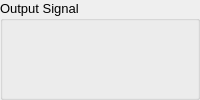
       <widget class="QGroupBox" name="grpbx_output">
        <property name="font">
         <font>
          <pointsize>10</pointsize>
         </font>
        </property>
        <property name="title">
         <string>Output Signal</string>
        </property>
        <layout class="QGridLayout" name="gridLayout_15">
         <item row="1" column="0">
          <widget class="PlotWidget" name="plot_output_sig_freq" native="true">
           <property name="sizePolicy">
            <sizepolicy hsizetype="MinimumExpanding" vsizetype="MinimumExpanding">
             <horstretch>0</horstretch>
             <verstretch>0</verstretch>
            </sizepolicy>
           </property>
          </widget>
         </item>
         <item row="1" column="1">
          <widget class="PlotWidget" name="plot_output_sig_spect" native="true">
           <property name="sizePolicy">
            <sizepolicy hsizetype="MinimumExpanding" vsizetype="MinimumExpanding">
             <horstretch>0</horstretch>
             <verstretch>0</verstretch>
            </sizepolicy>
           </property>
          </widget>
         </item>
         <item row="0" column="0" colspan="2">
          <widget class="PlotWidget" name="plot_output_sig_time" native="true">
           <property name="sizePolicy">
            <sizepolicy hsizetype="MinimumExpanding" vsizetype="MinimumExpanding">
             <horstretch>0</horstretch>
             <verstretch>0</verstretch>
            </sizepolicy>
           </property>
          </widget>
         </item>
        </layout>
       </widget>
